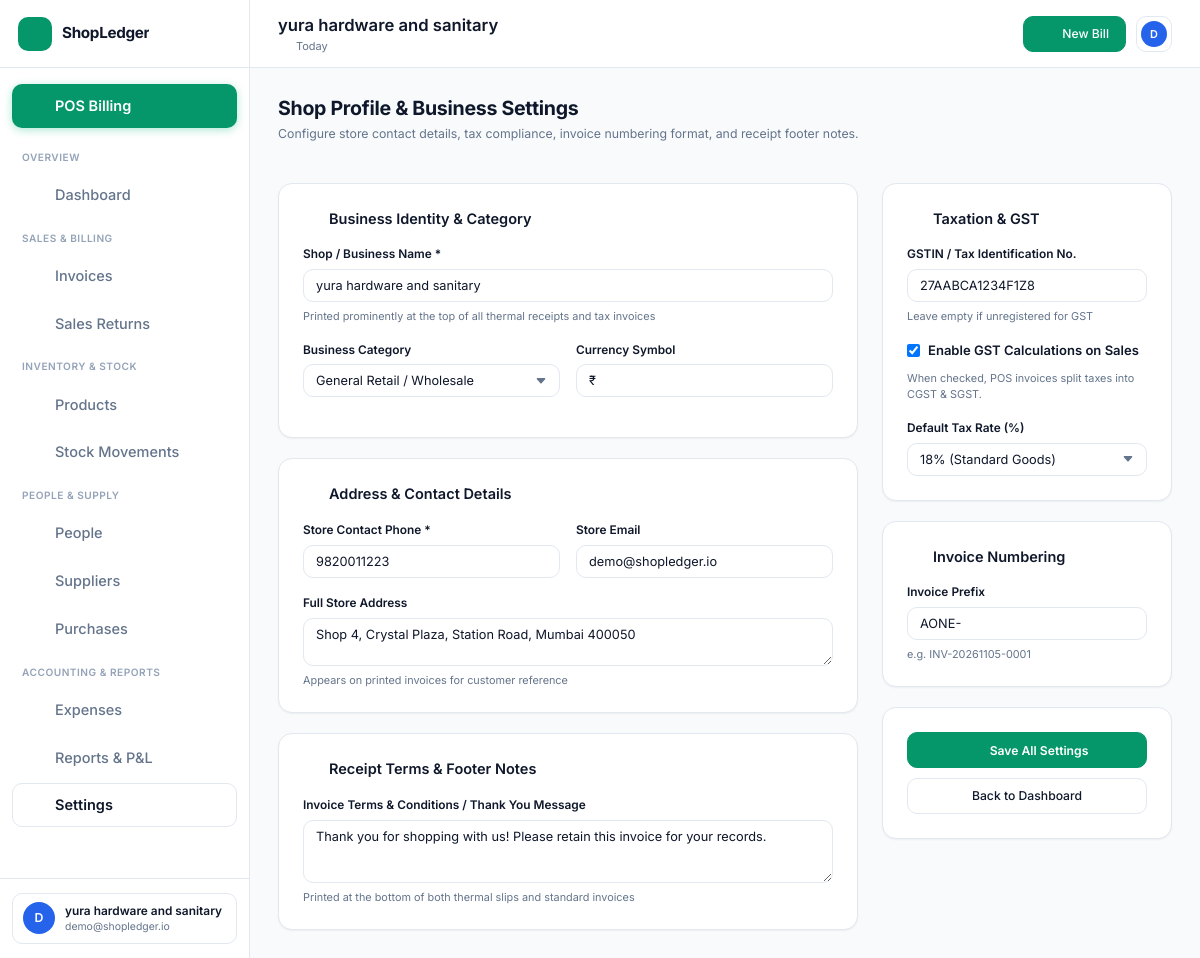
The app's page /settings (signed in) with its own data.
### tables this page shows
CREATE TABLE businesses (
        id INTEGER PRIMARY KEY AUTOINCREMENT,
        owner_id INTEGER NOT NULL,
        name TEXT NOT NULL,
        category TEXT DEFAULT 'retail',
        phone TEXT,
        email TEXT,
        address TEXT,
        gstin TEXT,
        currency TEXT DEFAULT '₹',
        invoice_prefix TEXT DEFAULT 'INV-',
        tax_enabled INTEGER DEFAULT 1,
        default_tax_rate REAL DEFAULT 0.0,
        terms_conditions TEXT DEFAULT 'Thank you for your business! Goods once sold cannot be returned without bill.',
        created_at TIMESTAMP DEFAULT CURRENT_TIMESTAMP,
        FOREIGN KEY (owner_id) REFERENCES users(id) ON DELETE CASCADE
    );

### routes/auth_routes.py (the view, shortened to what this page needs)
@auth_bp.route("/settings", methods=["GET", "POST"])
def settings():
    if "user_id" not in session:
        return redirect(url_for("auth.login"))
    biz_id = session.get("business_id")
    biz = get_business_by_id(biz_id)
    if not biz:
        return redirect(url_for("auth.onboarding"))
    success = False
    return render_template("settings/index.html", business=biz, success=success)

### models/database.py (called while the page is built)
def get_db_connection():
    conn = sqlite3.connect(DB_PATH)
    conn.row_factory = sqlite3.Row
    conn.execute("PRAGMA foreign_keys = ON;")
    return conn

### services/business_service.py (called while the page is built)
def get_business_by_id(business_id):
    if not business_id:
        return None
    conn = get_db_connection()
    biz = conn.execute("SELECT * FROM businesses WHERE id = ?", (business_id,)).fetchone()
    conn.close()
    return dict(biz) if biz else None

### templates/settings/index.html (shortened to what this page needs)
{% extends "base.html" %}
{% block content %}
<div class="content-header">
  <div>
    <h1 class="page-title">Shop Profile & Business Settings</h1>
    <p class="page-subtitle">Configure store contact details, tax compliance, invoice numbering format, and receipt footer notes.</p>
  </div>
</div>
<form method="POST" action="{{ url_for('auth.settings') }}">
  <div style="display: grid; grid-template-columns: 2fr 1fr; gap: 24px;">
    <div style="display: flex; flex-direction: column; gap: 20px;">
      <div class="card">
        <h3 style="font-size: 1rem; font-weight: 600; margin-bottom: 16px; display: flex; align-items: center; gap: 8px;">
          <i data-lucide="store" style="width: 18px; height: 18px; color: var(--accent-green);"></i>
          Business Identity & Category
        </h3>
        <div class="form-group">
          <label class="form-label" for="name">Shop / Business Name *</label>
          <input type="text" id="name" name="name" class="form-control" required
                 value="{{ business.name if business else '' }}"
                 placeholder="e.g. Shree Ganesh Supermarket">
          <small style="color: var(--text-muted); font-size: 0.75rem;">Printed prominently at the top of all thermal receipts and tax invoices</small>
        </div>
        <div style="display: grid; grid-template-columns: 1fr 1fr; gap: 16px;">
          <div class="form-group">
            <label class="form-label" for="category">Business Category</label>
            <select id="category" name="category" class="form-control">
              <option value="retail" {% if business and business.category == 'retail' %}selected{% endif %}>General Retail / Wholesale</option>
            </select>
          </div>
          <div class="form-group">
            <label class="form-label" for="currency">Currency Symbol</label>
            <input type="text" id="currency" name="currency" class="form-control"
                   value="{{ business.currency if business else '₹' }}" placeholder="₹">
          </div>
        </div>
      </div>
      <div class="card">
        <h3 style="font-size: 1rem; font-weight: 600; margin-bottom: 16px; display: flex; align-items: center; gap: 8px;">
          <i data-lucide="map-pin" style="width: 18px; height: 18px; color: var(--accent-green);"></i>
          Address & Contact Details
        </h3>
        <div style="display: grid; grid-template-columns: 1fr 1fr; gap: 16px;">
          <div class="form-group">
            <label class="form-label" for="phone">Store Contact Phone *</label>
            <input type="text" id="phone" name="phone" class="form-control" required
                   value="{{ business.phone if business else '' }}" placeholder="9876543210">
          </div>
          <div class="form-group">
            <label class="form-label" for="email">Store Email</label>
            <input type="email" id="email" name="email" class="form-control"
                   value="{{ business.email if business else '' }}" placeholder="shop@example.com">
          </div>
        </div>
        <div class="form-group" style="margin-bottom: 0;">
          <label class="form-label" for="address">Full Store Address</label>
          <textarea id="address" name="address" class="form-control" rows="2"
                    placeholder="Shop No., Market Name, Street, City, Pincode">{{ business.address if business else '' }}</textarea>
          <small style="color: var(--text-muted); font-size: 0.75rem;">Appears on printed invoices for customer reference</small>
        </div>
      </div>
      <div class="card">
        <h3 style="font-size: 1rem; font-weight: 600; margin-bottom: 16px; display: flex; align-items: center; gap: 8px;">
          <i data-lucide="file-text" style="width: 18px; height: 18px; color: var(--accent-green);"></i>
          Receipt Terms & Footer Notes
        </h3>
        <div class="form-group" style="margin-bottom: 0;">
          <label class="form-label" for="terms_conditions">Invoice Terms & Conditions / Thank You Message</label>
          <textarea id="terms_conditions" name="terms_conditions" class="form-control" rows="3"
                    placeholder="e.g. Goods once sold can be exchanged within 7 days. Thank you for your business!">{{ business.terms_conditions if business else 'Thank you for your business!' }}</textarea>
          <small style="color: var(--text-muted); font-size: 0.75rem;">Printed at the bottom of both thermal slips and standard invoices</small>
        </div>
      </div>
    </div>
    <div style="display: flex; flex-direction: column; gap: 20px;">
      <div class="card">
        <h3 style="font-size: 1rem; font-weight: 600; margin-bottom: 16px; display: flex; align-items: center; gap: 8px;">
          <i data-lucide="landmark" style="width: 18px; height: 18px; color: var(--accent-green);"></i>
          Taxation & GST
        </h3>
        <div class="form-group">
          <label class="form-label" for="gstin">GSTIN / Tax Identification No.</label>
          <input type="text" id="gstin" name="gstin" class="form-control"
                 value="{{ business.gstin if business else '' }}"
                 placeholder="e.g. 27ABCDE1234F1Z5">
          <small style="color: var(--text-muted); font-size: 0.75rem;">Leave empty if unregistered for GST</small>
        </div>
        <div class="form-group">
          <label style="display: flex; align-items: center; gap: 8px; cursor: pointer; font-size: 0.9rem; font-weight: 600;">
            <input type="checkbox" name="tax_enabled" value="1" {% if business and business.tax_enabled %}checked{% endif %}>
            <span>Enable GST Calculations on Sales</span>
          </label>
          <small style="color: var(--text-muted); font-size: 0.75rem; display: block; margin-top: 4px;">
            When checked, POS invoices split taxes into CGST & SGST.
          </small>
        </div>
        <div class="form-group" style="margin-bottom: 0;">
          <label class="form-label" for="default_tax_rate">Default Tax Rate (%)</label>
          <select id="default_tax_rate" name="default_tax_rate" class="form-control">
            <option value="18" {% if business and business.default_tax_rate == 18 %}selected{% endif %}>18% (Standard Goods)</option>
          </select>
        </div>
      </div>
      <div class="card">
        <h3 style="font-size: 1rem; font-weight: 600; margin-bottom: 16px; display: flex; align-items: center; gap: 8px;">
          <i data-lucide="receipt" style="width: 18px; height: 18px; color: var(--accent-green);"></i>
          Invoice Numbering
        </h3>
        <div class="form-group" style="margin-bottom: 0;">
          <label class="form-label" for="invoice_prefix">Invoice Prefix</label>
          <input type="text" id="invoice_prefix" name="invoice_prefix" class="form-control"
                 value="{{ business.invoice_prefix if business else 'INV-' }}" placeholder="INV-">
          <small style="color: var(--text-muted); font-size: 0.75rem;">e.g. INV-20261105-0001</small>
        </div>
      </div>
      <div class="card" style="display: flex; flex-direction: column; gap: 10px;">
        <button type="submit" class="btn btn-primary" style="justify-content: center; padding: 12px; font-weight: 600;">
          <i data-lucide="check" style="width: 18px; height: 18px;"></i> Save All Settings
        </button>
        <a href="{{ url_for('dashboard.index') }}" class="btn btn-secondary" style="justify-content: center;">
          Back to Dashboard
        </a>
      </div>
    </div>
  </div>
</form>
{% endblock %}

### templates/base.html (shortened to what this page needs)
<!DOCTYPE html>
<html lang="en" data-theme="light">
<head>
  <link rel="stylesheet" href="{{ url_for('static', filename='fintech.css') }}">
</head>
<body>
  <div class="app-layout">
    <aside class="sidebar" id="main-sidebar">
      <div class="sidebar-header">
        <a href="{{ url_for('dashboard.index') }}" class="brand-wrapper">
          <div class="brand-logo">
            <i data-lucide="store" style="width: 20px; height: 20px;"></i>
          </div>
          <span class="brand-name">ShopLedger</span>
        </a>
        <button class="sidebar-collapse-btn" id="sidebar-collapse-btn" title="Toggle Sidebar">
          <i data-lucide="chevron-left" style="width: 16px; height: 16px;"></i>
        </button>
      </div>
      <nav class="sidebar-nav">
        <a href="{{ url_for('pos.index') }}" class="nav-link pos-nav-highlight" style="margin-bottom: 8px;">
          <i data-lucide="zap" class="nav-icon"></i>
          <span class="nav-label">POS Billing</span>
        </a>
        <span class="nav-section-title">Overview</span>
        <a href="{{ url_for('dashboard.index') }}" class="nav-link {% if request.endpoint == 'dashboard.index' %}active{% endif %}">
          <i data-lucide="layout-dashboard" class="nav-icon"></i>
          <span class="nav-label">Dashboard</span>
        </a>
        <span class="nav-section-title">Sales & Billing</span>
        <a href="{{ url_for('invoices.list_invoices') }}" class="nav-link {% if 'invoice' in request.endpoint %}active{% endif %}">
          <i data-lucide="receipt" class="nav-icon"></i>
          <span class="nav-label">Invoices</span>
        </a>
        <a href="{{ url_for('returns.index') }}" class="nav-link {% if 'return' in request.endpoint %}active{% endif %}">
          <i data-lucide="rotate-ccw" class="nav-icon"></i>
          <span class="nav-label">Sales Returns</span>
        </a>
        <span class="nav-section-title">Inventory & Stock</span>
        <a href="{{ url_for('inventory.list_products') }}" class="nav-link {% if 'inventory' in request.endpoint and 'movement' not in request.endpoint %}active{% endif %}">
          <i data-lucide="package" class="nav-icon"></i>
          <span class="nav-label">Products</span>
        </a>
        <a href="{{ url_for('inventory.stock_history') }}" class="nav-link {% if 'movement' in request.endpoint %}active{% endif %}">
          <i data-lucide="history" class="nav-icon"></i>
          <span class="nav-label">Stock Movements</span>
        </a>
        <span class="nav-section-title">People & Supply</span>
        <a href="{{ url_for('customers.index') }}" class="nav-link {% if 'customer' in request.endpoint %}active{% endif %}">
          <i data-lucide="users" class="nav-icon"></i>
          <span class="nav-label">People</span>
        </a>
        <a href="{{ url_for('suppliers.index') }}" class="nav-link {% if 'supplier' in request.endpoint %}active{% endif %}">
          <i data-lucide="truck" class="nav-icon"></i>
          <span class="nav-label">Suppliers</span>
        </a>
        <a href="{{ url_for('suppliers.list_purchases') }}" class="nav-link {% if 'purchase' in request.endpoint %}active{% endif %}">
          <i data-lucide="shopping-bag" class="nav-icon"></i>
          <span class="nav-label">Purchases</span>
        </a>
        <span class="nav-section-title">Accounting & Reports</span>
        <a href="{{ url_for('expenses.index') }}" class="nav-link {% if 'expense' in request.endpoint %}active{% endif %}">
          <i data-lucide="wallet" class="nav-icon"></i>
          <span class="nav-label">Expenses</span>
        </a>
        <a href="{{ url_for('reports.index') }}" class="nav-link {% if 'report' in request.endpoint %}active{% endif %}">
          <i data-lucide="bar-chart-2" class="nav-icon"></i>
          <span class="nav-label">Reports & P&L</span>
        </a>
        <a href="{{ url_for('auth.settings') }}" class="nav-link {% if 'setting' in request.endpoint %}active{% endif %}">
          <i data-lucide="settings" class="nav-icon"></i>
          <span class="nav-label">Settings</span>
        </a>
      </nav>
      <div class="sidebar-footer">
        <div class="user-profile-snippet">
          <div class="user-avatar">
            {{ session.get('user_name', 'U')[0]|upper }}
          </div>
          <div class="user-meta">
            <span class="user-name">{{ session.get('business_name', 'My Shop') }}</span>
            <span class="user-role">{{ session.get('user_email', '') }}</span>
          </div>
        </div>
      </div>
    </aside>
    <div class="main-wrapper">
      <header class="topbar">
        <div class="topbar-left">
          <div>
            <h1 class="welcome-title">{{ session.get('business_name', 'ShopLedger') }}</h1>
            <div class="current-date">
              <i data-lucide="calendar" style="width: 13px; height: 13px;"></i>
              <span id="current-date-display">Today</span>
            </div>
          </div>
        </div>
        <div class="topbar-right">
          <a href="{{ url_for('pos.index') }}" class="btn-primary" style="text-decoration: none;">
            <i data-lucide="plus" style="width: 16px; height: 16px;"></i>
            <span class="btn-text">New Bill</span>
          </a>
          <div class="profile-dropdown-wrapper">
            <button class="action-icon-btn" id="profile-dropdown-trigger" title="Account settings">
              <div class="user-avatar" style="width: 26px; height: 26px; font-size: 0.75rem;">
                {{ session.get('user_name', 'U')[0]|upper }}
              </div>
            </button>
          </div>
        </div>
      </header>
      <main class="dashboard-content">
        {% block content %}{% endblock %}
      </main>
    </div>
  </div>
</body>
</html>

### templates/base.html (style rules this page uses)
.pos-nav-highlight { background: var(--accent-green) !important; color: #FFFFFF !important; font-weight: 600 !important; box-shadow: 0 2px 8px rgba(16, 185, 129, 0.35); }
.pos-nav-highlight .nav-icon { color: #FFFFFF !important; }

### records on screen
businesses: get "yura hardware and sanitary", get "demo@shopledger.io", name "yura hardware and sanitary", category "General Retail / Wholesale", currency "₹", phone "9820011223", email "demo@shopledger.io", address "Shop 4, Crystal Plaza, Station Road, Mumbai 400050", terms_conditions "Thank you for shopping with us! Please retain this invoice for your records.", gstin "27AABCA1234F1Z8", tax_enabled "☑", default_tax_rate "18% (Standard Goods)", invoice_prefix "AONE-"

### other values on screen
{{ session.get('user_name', 'U')[0]|upper }} "D"
